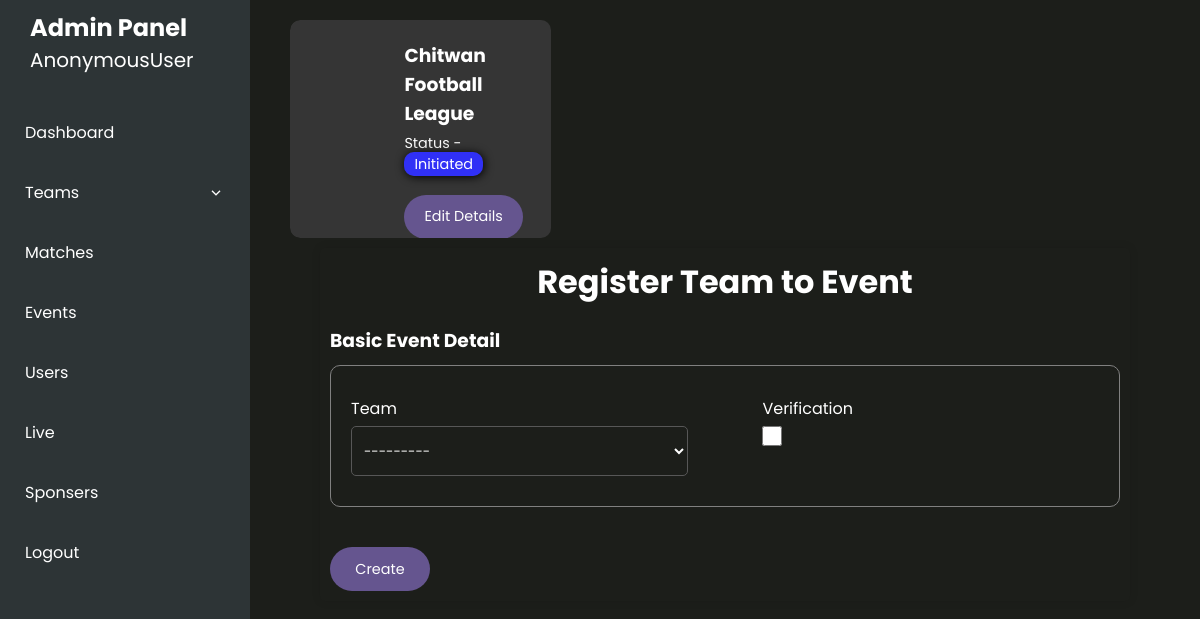
/register-team-event/2/, run on an earlier commit of the app's database.
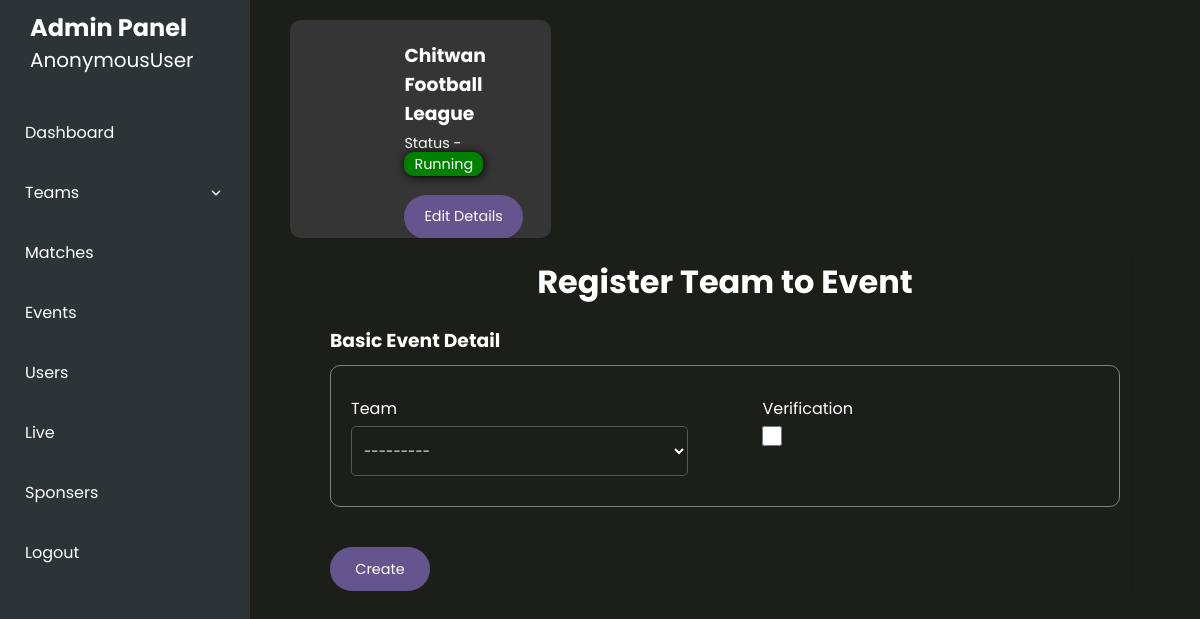
And on a later commit of the database.
### sportsApp/models.py (models this page shows, shortened)
class Event(models.Model):
    title = models.CharField(max_length=255)
    event_type = models.CharField(max_length=20,choices=constants.EVENT_TYPE.choices,default=constants.EVENT_TYPE.KNOCKOUT)
    status = models.CharField(max_length=20,choices=constants.EventStatus.choices,default=constants.EventStatus.INITIATED)
    banner = models.ImageField(upload_to='images/events/',blank=True,null=True)
    logo = models.ImageField(upload_to='images/events/',blank=True,null=True)
    event_organizer = models.ForeignKey(EventOrganizer,on_delete=models.CASCADE,blank=True,null=True,related_name='events')
    event_age_limit = models.PositiveIntegerField()
    is_verified = models.BooleanField(default=False)
    entry_fee = models.DecimalField(max_digits=10000,decimal_places=3)
    registration_start_date = models.DateTimeField()
    registration_end_date = models.DateTimeField()
    event_start_date = models.DateTimeField(blank=True,null=True)
    event_end_date = models.DateTimeField(blank=True,null=True)
    match_duration = models.DurationField(blank=True,null=True)
    province = models.ForeignKey(Province, on_delete=models.SET_NULL,null=True)
    district = models.ForeignKey(District, on_delete=models.SET_NULL,null=True)
    municipality = models.ForeignKey(Municipality, on_delete=models.SET_NULL,null=True)
    area = models.CharField(max_length=255)
    created_at = models.DateField(auto_now_add=True)
    updated_at = models.DateField(auto_now=True)

### sportsApp/views.py (the view)
# urls.py: path('register-team-event/<int:event_id>/',views.create_event_team,name='register-team-event'),
def create_event_team(request,event_id):
    event = get_object_or_404(Event,pk=event_id)
    if request.method == 'POST':
        form = EventTeamForm(request.POST or None)
        if form.is_valid():
            form.save()
            messages.success(request,f'Successfully Registered team to the {event.title}')
            return redirect('event-profile',event_id)
        else:
            messages.error(request,"Please Corrent the Error Below")
    else:
        form = EventTeamForm(event=event)
    return render(request,'event/create_event_registration.html',{'event':event,'form':form})

### sportsApp/forms.py (shortened to what this page needs)
class EventTeamForm(forms.ModelForm):
    class Meta:
        model = EventTeam
        fields = ['event', 'team', 'is_verified']
        widgets = {
            'is_verified': forms.CheckboxInput(),
        }
    def __init__(self, *args, **kwargs):
            event = kwargs.pop('event', None)
            super().__init__(*args, **kwargs)
            if event:
                registered_teams = EventTeam.objects.filter(event=event).values_list('team', flat=True)
                self.fields['team'].queryset = Team.objects.exclude(id__in=registered_teams)
            else:
                self.fields['team'].queryset = Team.objects.none()

### sportsApp/models.py (called while the page is built)
    def __str__(self) -> str:
        return f'{self.name}'

### sportsApp/templates/event/create_event_registration.html (shortened to what this page needs)
{% extends 'event/event_profile.html' %}
{% block teamcontent %}
<div class="main_team_request_container create_event mt-10">
    <div class="basic-form">
        <div class="form-container">
            <h2>Register Team to Event</h2>
            <form action="" method="post" enctype="multipart/form-data">
                <h3>Basic Event Detail</h3>
                <div class="form-seperation-box mt-10 flex basic_data">
                    <div class="form-control">
                        <label for="event_type">Team</label>
                        {{form.team}}
                    </div>
                    <div class="form-control">
                        <label for="status">Verification</label>
                        {{form.is_verified}}
                    </div>
                </div>
                 <div class="form-control">
                <button type="submit" class="global_btn">{% if update %}Update {% else%} Create{% endif %}</button>
                 </div>
            </form>
        </div>
    </div>
</div>
{% endblock teamcontent %}

### sportsApp/templates/event/event_profile.html (shortened to what this page needs)
{% extends 'event/event_index.html' %}
{% load static %}
{% block content %}
  {% load tz %}
  {% now "Y-m-d H:i:s" as today %}
  <div class="user_profile event_profile" id="event-profile">
    <div class="seller_profile_sm">
      <div class="banner_container {% if show_description %}open{% endif %}">
        <div class="event_detail_box {% if show_description %}on_banner{% endif %}">
          <div class="box_sm">
            <div class="img_box">
            </div>
            <div class="detail_box">
              <h3>{{ event.title }}</h3>
              <p class="mt-5">Status - <span class="event_status {{ event.status }}">{{ event.status }}</span></p>
              <button class="global_btn">Edit Details</button>
            </div>
          </div>
        </div>
      </div>
    </div>
  </div>
  {% block teamcontent %}
  {% endblock teamcontent %}
{% endblock %}

What changed in the data, as far as the page shows it:
changed Event "Chitwan Football League": status "Initiated" → "Running"
